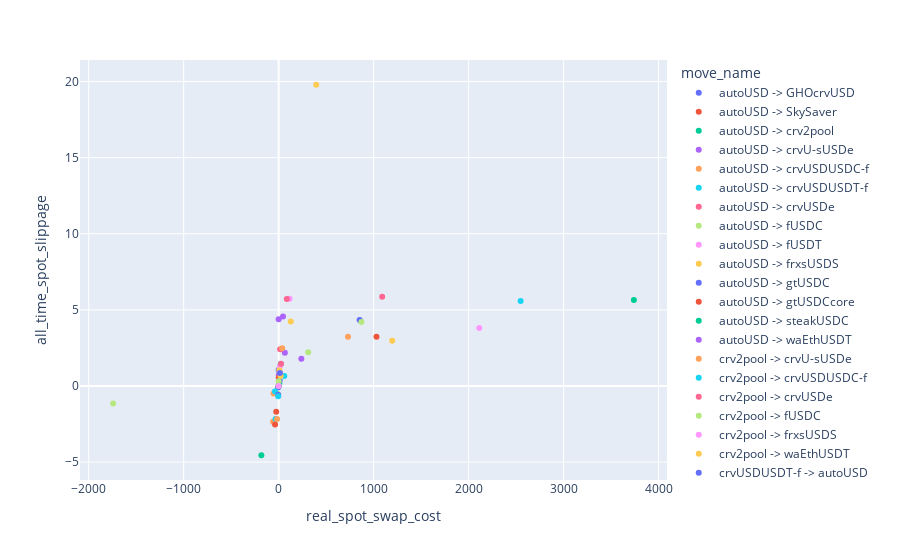

Notebook code cell kept with this figure:
### Code cell
px.scatter(by_move_name, x="real_spot_swap_cost", y="all_time_spot_slippage", color=by_move_name.index)

### Figure 1 — Plotly figure (JSON) as saved in the notebook; plotly's stock layout.template omitted (floating-point values rounded to 4 significant figures)
{"data": [{"hovertemplate": "move_name=autoUSD -> GHOcrvUSD<br>real_spot_swap_cost=%{x}<br>all_time_spot_slippage=%{y}<extra></extra>", "legendgroup": "autoUSD -> GHOcrvUSD", "marker": {"color": "#636efa", "symbol": "circle"}, "mode": "markers", "name": "autoUSD -> GHOcrvUSD", "orientation": "v", "showlegend": true, "type": "scatter", "x": [852.5], "xaxis": "x", "y": [4.332], "yaxis": "y"}, {"hovertemplate": "move_name=autoUSD -> SkySaver<br>real_spot_swap_cost=%{x}<br>all_time_spot_slippage=%{y}<extra></extra>", "legendgroup": "autoUSD -> SkySaver", "marker": {"color": "#EF553B", "symbol": "circle"}, "mode": "markers", "name": "autoUSD -> SkySaver", "orientation": "v", "showlegend": true, "type": "scatter", "x": [1030.0], "xaxis": "x", "y": [3.226], "yaxis": "y"}, {"hovertemplate": "move_name=autoUSD -> crv2pool<br>real_spot_swap_cost=%{x}<br>all_time_spot_slippage=%{y}<extra></extra>", "legendgroup": "autoUSD -> crv2pool", "marker": {"color": "#00cc96", "symbol": "circle"}, "mode": "markers", "name": "autoUSD -> crv2pool", "orientation": "v", "showlegend": true, "type": "scatter", "x": [3740.0], "xaxis": "x", "y": [5.654], "yaxis": "y"}, {"hovertemplate": "move_name=autoUSD -> crvU-sUSDe<br>real_spot_swap_cost=%{x}<br>all_time_spot_slippage=%{y}<extra></extra>", "legendgroup": "autoUSD -> crvU-sUSDe", "marker": {"color": "#ab63fa", "symbol": "circle"}, "mode": "markers", "name": "autoUSD -> crvU-sUSDe", "orientation": "v", "showlegend": true, "type": "scatter", "x": [239.0], "xaxis": "x", "y": [1.782], "yaxis": "y"}, {"hovertemplate": "move_name=autoUSD -> crvUSDUSDC-f<br>real_spot_swap_cost=%{x}<br>all_time_spot_slippage=%{y}<extra></extra>", "legendgroup": "autoUSD -> crvUSDUSDC-f", "marker": {"color": "#FFA15A", "symbol": "circle"}, "mode": "markers", "name": "autoUSD -> crvUSDUSDC-f", "orientation": "v", "showlegend": true, "type": "scatter", "x": [730.4], "xaxis": "x", "y": [3.238], "yaxis": "y"}, {"hovertemplate": "move_name=autoUSD -> crvUSDUSDT-f<br>real_spot_swap_cost=%{x}<br>all_time_spot_slippage=%{y}<extra></extra>", "legendgroup": "autoUSD -> crvUSDUSDT-f", "marker": {"color": "#19d3f3", "symbol": "circle"}, "mode": "markers", "name": "autoUSD -> crvUSDUSDT-f", "orientation": "v", "showlegend": true, "type": "scatter", "x": [2547.0], "xaxis": "x", "y": [5.582], "yaxis": "y"}, {"hovertemplate": "move_name=autoUSD -> crvUSDe<br>real_spot_swap_cost=%{x}<br>all_time_spot_slippage=%{y}<extra></extra>", "legendgroup": "autoUSD -> crvUSDe", "marker": {"color": "#FF6692", "symbol": "circle"}, "mode": "markers", "name": "autoUSD -> crvUSDe", "orientation": "v", "showlegend": true, "type": "scatter", "x": [1090.0], "xaxis": "x", "y": [5.86], "yaxis": "y"}, {"hovertemplate": "move_name=autoUSD -> fUSDC<br>real_spot_swap_cost=%{x}<br>all_time_spot_slippage=%{y}<extra></extra>", "legendgroup": "autoUSD -> fUSDC", "marker": {"color": "#B6E880", "symbol": "circle"}, "mode": "markers", "name": "autoUSD -> fUSDC", "orientation": "v", "showlegend": true, "type": "scatter", "x": [-1743.0], "xaxis": "x", "y": [-1.157], "yaxis": "y"}, {"hovertemplate": "move_name=autoUSD -> fUSDT<br>real_spot_swap_cost=%{x}<br>all_time_spot_slippage=%{y}<extra></extra>", "legendgroup": "autoUSD -> fUSDT", "marker": {"color": "#FF97FF", "symbol": "circle"}, "mode": "markers", "name": "autoUSD -> fUSDT", "orientation": "v", "showlegend": true, "type": "scatter", "x": [2112.0], "xaxis": "x", "y": [3.809], "yaxis": "y"}, {"hovertemplate": "move_name=autoUSD -> frxsUSDS<br>real_spot_swap_cost=%{x}<br>all_time_spot_slippage=%{y}<extra></extra>", "legendgroup": "autoUSD -> frxsUSDS", "marker": {"color": "#FECB52", "symbol": "circle"}, "mode": "markers", "name": "autoUSD -> frxsUSDS", "orientation": "v", "showlegend": true, "type": "scatter", "x": [1195.0], "xaxis": "x", "y": [2.97], "yaxis": "y"}, {"hovertemplate": "move_name=autoUSD -> gtUSDC<br>real_spot_swap_cost=%{x}<br>all_time_spot_slippage=%{y}<extra></extra>", "legendgroup": "autoUSD -> gtUSDC", "marker": {"color": "#636efa", "symbol": "circle"}, "mode": "markers", "name": "autoUSD -> gtUSDC", "orientation": "v", "showlegend": true, "type": "scatter", "x": [-5.802], "xaxis": "x", "y": [-0.1038], "yaxis": "y"}, {"hovertemplate": "move_name=autoUSD -> gtUSDCcore<br>real_spot_swap_cost=%{x}<br>all_time_spot_slippage=%{y}<extra></extra>", "legendgroup": "autoUSD -> gtUSDCcore", "marker": {"color": "#EF553B", "symbol": "circle"}, "mode": "markers", "name": "autoUSD -> gtUSDCcore", "orientation": "v", "showlegend": true, "type": "scatter", "x": [-25.47], "xaxis": "x", "y": [-1.699], "yaxis": "y"}, {"hovertemplate": "move_name=autoUSD -> steakUSDC<br>real_spot_swap_cost=%{x}<br>all_time_spot_slippage=%{y}<extra></extra>", "legendgroup": "autoUSD -> steakUSDC", "marker": {"color": "#00cc96", "symbol": "circle"}, "mode": "markers", "name": "autoUSD -> steakUSDC", "orientation": "v", "showlegend": true, "type": "scatter", "x": [6.971], "xaxis": "x", "y": [0.2008], "yaxis": "y"}, {"hovertemplate": "move_name=autoUSD -> waEthUSDT<br>real_spot_swap_cost=%{x}<br>all_time_spot_slippage=%{y}<extra></extra>", "legendgroup": "autoUSD -> waEthUSDT", "marker": {"color": "#ab63fa", "symbol": "circle"}, "mode": "markers", "name": "autoUSD -> waEthUSDT", "orientation": "v", "showlegend": true, "type": "scatter", "x": [1.584], "xaxis": "x", "y": [0.7259], "yaxis": "y"}, {"hovertemplate": "move_name=crv2pool -> crvU-sUSDe<br>real_spot_swap_cost=%{x}<br>all_time_spot_slippage=%{y}<extra></extra>", "legendgroup": "crv2pool -> crvU-sUSDe", "marker": {"color": "#FFA15A", "symbol": "circle"}, "mode": "markers", "name": "crv2pool -> crvU-sUSDe", "orientation": "v", "showlegend": true, "type": "scatter", "x": [-58.86], "xaxis": "x", "y": [-2.354], "yaxis": "y"}, {"hovertemplate": "move_name=crv2pool -> crvUSDUSDC-f<br>real_spot_swap_cost=%{x}<br>all_time_spot_slippage=%{y}<extra></extra>", "legendgroup": "crv2pool -> crvUSDUSDC-f", "marker": {"color": "#19d3f3", "symbol": "circle"}, "mode": "markers", "name": "crv2pool -> crvUSDUSDC-f", "orientation": "v", "showlegend": true, "type": "scatter", "x": [-32.59], "xaxis": "x", "y": [-2.172], "yaxis": "y"}, {"hovertemplate": "move_name=crv2pool -> crvUSDe<br>real_spot_swap_cost=%{x}<br>all_time_spot_slippage=%{y}<extra></extra>", "legendgroup": "crv2pool -> crvUSDe", "marker": {"color": "#FF6692", "symbol": "circle"}, "mode": "markers", "name": "crv2pool -> crvUSDe", "orientation": "v", "showlegend": true, "type": "scatter", "x": [15.43], "xaxis": "x", "y": [2.409], "yaxis": "y"}, {"hovertemplate": "move_name=crv2pool -> fUSDC<br>real_spot_swap_cost=%{x}<br>all_time_spot_slippage=%{y}<extra></extra>", "legendgroup": "crv2pool -> fUSDC", "marker": {"color": "#B6E880", "symbol": "circle"}, "mode": "markers", "name": "crv2pool -> fUSDC", "orientation": "v", "showlegend": true, "type": "scatter", "x": [-10.07], "xaxis": "x", "y": [-0.5033], "yaxis": "y"}, {"hovertemplate": "move_name=crv2pool -> frxsUSDS<br>real_spot_swap_cost=%{x}<br>all_time_spot_slippage=%{y}<extra></extra>", "legendgroup": "crv2pool -> frxsUSDS", "marker": {"color": "#FF97FF", "symbol": "circle"}, "mode": "markers", "name": "crv2pool -> frxsUSDS", "orientation": "v", "showlegend": true, "type": "scatter", "x": [114.5], "xaxis": "x", "y": [5.725], "yaxis": "y"}, {"hovertemplate": "move_name=crv2pool -> waEthUSDT<br>real_spot_swap_cost=%{x}<br>all_time_spot_slippage=%{y}<extra></extra>", "legendgroup": "crv2pool -> waEthUSDT", "marker": {"color": "#FECB52", "symbol": "circle"}, "mode": "markers", "name": "crv2pool -> waEthUSDT", "orientation": "v", "showlegend": true, "type": "scatter", "x": [395.7], "xaxis": "x", "y": [19.78], "yaxis": "y"}, {"hovertemplate": "move_name=crvUSDUSDT-f -> autoUSD<br>real_spot_swap_cost=%{x}<br>all_time_spot_slippage=%{y}<extra></extra>", "legendgroup": "crvUSDUSDT-f -> autoUSD", "marker": {"color": "#636efa", "symbol": "circle"}, "mode": "markers", "name": "crvUSDUSDT-f -> autoUSD", "orientation": "v", "showlegend": true, "type": "scatter", "x": [0.01055], "xaxis": "x", "y": [1.055], "yaxis": "y"}, {"hovertemplate": "move_name=crvUSDUSDT-f -> crvUSDe<br>real_spot_swap_cost=%{x}<br>all_time_spot_slippage=%{y}<extra></extra>", "legendgroup": "crvUSDUSDT-f -> crvUSDe", "marker": {"color": "#EF553B", "symbol": "circle"}, "mode": "markers", "name": "crvUSDUSDT-f -> crvUSDe", "orientation": "v", "showlegend": true, "type": "scatter", "x": [1.632], "xaxis": "x", "y": [0.5464], "yaxis": "y"}, {"hovertemplate": "move_name=crvUSDUSDT-f -> fUSDC<br>real_spot_swap_cost=%{x}<br>all_time_spot_slippage=%{y}<extra></extra>", "legendgroup": "crvUSDUSDT-f -> fUSDC", "marker": {"color": "#00cc96", "symbol": "circle"}, "mode": "markers", "name": "crvUSDUSDT-f -> fUSDC", "orientation": "v", "showlegend": true, "type": "scatter", "x": [-182.0], "xaxis": "x", "y": [-4.549], "yaxis": "y"}, {"hovertemplate": "move_name=crvUSDe -> crvUSDUSDC-f<br>real_spot_swap_cost=%{x}<br>all_time_spot_slippage=%{y}<extra></extra>", "legendgroup": "crvUSDe -> crvUSDUSDC-f", "marker": {"color": "#ab63fa", "symbol": "circle"}, "mode": "markers", "name": "crvUSDe -> crvUSDUSDC-f", "orientation": "v", "showlegend": true, "type": "scatter", "x": [45.67], "xaxis": "x", "y": [4.567], "yaxis": "y"}, {"hovertemplate": "move_name=crvUSDe -> frxsUSDS<br>real_spot_swap_cost=%{x}<br>all_time_spot_slippage=%{y}<extra></extra>", "legendgroup": "crvUSDe -> frxsUSDS", "marker": {"color": "#FFA15A", "symbol": "circle"}, "mode": "markers", "name": "crvUSDe -> frxsUSDS", "orientation": "v", "showlegend": true, "type": "scatter", "x": [-53.86], "xaxis": "x", "y": [-0.4897], "yaxis": "y"}, {"hovertemplate": "move_name=fUSDC -> GHOcrvUSD<br>real_spot_swap_cost=%{x}<br>all_time_spot_slippage=%{y}<extra></extra>", "legendgroup": "fUSDC -> GHOcrvUSD", "marker": {"color": "#19d3f3", "symbol": "circle"}, "mode": "markers", "name": "fUSDC -> GHOcrvUSD", "orientation": "v", "showlegend": true, "type": "scatter", "x": [59.18], "xaxis": "x", "y": [0.6576], "yaxis": "y"}, {"hovertemplate": "move_name=fUSDC -> crvUSDUSDC-f<br>real_spot_swap_cost=%{x}<br>all_time_spot_slippage=%{y}<extra></extra>", "legendgroup": "fUSDC -> crvUSDUSDC-f", "marker": {"color": "#FF6692", "symbol": "circle"}, "mode": "markers", "name": "fUSDC -> crvUSDUSDC-f", "orientation": "v", "showlegend": true, "type": "scatter", "x": [12.62], "xaxis": "x", "y": [0.8414], "yaxis": "y"}, {"hovertemplate": "move_name=fUSDC -> frxsUSDS<br>real_spot_swap_cost=%{x}<br>all_time_spot_slippage=%{y}<extra></extra>", "legendgroup": "fUSDC -> frxsUSDS", "marker": {"color": "#B6E880", "symbol": "circle"}, "mode": "markers", "name": "fUSDC -> frxsUSDS", "orientation": "v", "showlegend": true, "type": "scatter", "x": [310.8], "xaxis": "x", "y": [2.22], "yaxis": "y"}, {"hovertemplate": "move_name=fUSDC -> gtUSDCcore<br>real_spot_swap_cost=%{x}<br>all_time_spot_slippage=%{y}<extra></extra>", "legendgroup": "fUSDC -> gtUSDCcore", "marker": {"color": "#FF97FF", "symbol": "circle"}, "mode": "markers", "name": "fUSDC -> gtUSDCcore", "orientation": "v", "showlegend": true, "type": "scatter", "x": [0.05684], "xaxis": "x", "y": [0.001411], "yaxis": "y"}, {"hovertemplate": "move_name=fUSDT -> GHOcrvUSD<br>real_spot_swap_cost=%{x}<br>all_time_spot_slippage=%{y}<extra></extra>", "legendgroup": "fUSDT -> GHOcrvUSD", "marker": {"color": "#FECB52", "symbol": "circle"}, "mode": "markers", "name": "fUSDT -> GHOcrvUSD", "orientation": "v", "showlegend": true, "type": "scatter", "x": [127.3], "xaxis": "x", "y": [4.242], "yaxis": "y"}, {"hovertemplate": "move_name=fUSDT -> SkySaver<br>real_spot_swap_cost=%{x}<br>all_time_spot_slippage=%{y}<extra></extra>", "legendgroup": "fUSDT -> SkySaver", "marker": {"color": "#636efa", "symbol": "circle"}, "mode": "markers", "name": "fUSDT -> SkySaver", "orientation": "v", "showlegend": true, "type": "scatter", "x": [10.63], "xaxis": "x", "y": [0.3542], "yaxis": "y"}, {"hovertemplate": "move_name=fUSDT -> crvU-sUSDe<br>real_spot_swap_cost=%{x}<br>all_time_spot_slippage=%{y}<extra></extra>", "legendgroup": "fUSDT -> crvU-sUSDe", "marker": {"color": "#EF553B", "symbol": "circle"}, "mode": "markers", "name": "fUSDT -> crvU-sUSDe", "orientation": "v", "showlegend": true, "type": "scatter", "x": [-37.95], "xaxis": "x", "y": [-2.53], "yaxis": "y"}, {"hovertemplate": "move_name=fUSDT -> crvUSDUSDC-f<br>real_spot_swap_cost=%{x}<br>all_time_spot_slippage=%{y}<extra></extra>", "legendgroup": "fUSDT -> crvUSDUSDC-f", "marker": {"color": "#00cc96", "symbol": "circle"}, "mode": "markers", "name": "fUSDT -> crvUSDUSDC-f", "orientation": "v", "showlegend": true, "type": "scatter", "x": [21.77], "xaxis": "x", "y": [1.451], "yaxis": "y"}, {"hovertemplate": "move_name=fUSDT -> crvUSDUSDT-f<br>real_spot_swap_cost=%{x}<br>all_time_spot_slippage=%{y}<extra></extra>", "legendgroup": "fUSDT -> crvUSDUSDT-f", "marker": {"color": "#ab63fa", "symbol": "circle"}, "mode": "markers", "name": "fUSDT -> crvUSDUSDT-f", "orientation": "v", "showlegend": true, "type": "scatter", "x": [65.49], "xaxis": "x", "y": [2.183], "yaxis": "y"}, {"hovertemplate": "move_name=fUSDT -> fUSDC<br>real_spot_swap_cost=%{x}<br>all_time_spot_slippage=%{y}<extra></extra>", "legendgroup": "fUSDT -> fUSDC", "marker": {"color": "#FFA15A", "symbol": "circle"}, "mode": "markers", "name": "fUSDT -> fUSDC", "orientation": "v", "showlegend": true, "type": "scatter", "x": [37.05], "xaxis": "x", "y": [2.47], "yaxis": "y"}, {"hovertemplate": "move_name=fUSDT -> frxsUSDS<br>real_spot_swap_cost=%{x}<br>all_time_spot_slippage=%{y}<extra></extra>", "legendgroup": "fUSDT -> frxsUSDS", "marker": {"color": "#19d3f3", "symbol": "circle"}, "mode": "markers", "name": "fUSDT -> frxsUSDS", "orientation": "v", "showlegend": true, "type": "scatter", "x": [-39.08], "xaxis": "x", "y": [-0.3565], "yaxis": "y"}, {"hovertemplate": "move_name=fUSDT -> sUSDe/USDC<br>real_spot_swap_cost=%{x}<br>all_time_spot_slippage=%{y}<extra></extra>", "legendgroup": "fUSDT -> sUSDe/USDC", "marker": {"color": "#FF6692", "symbol": "circle"}, "mode": "markers", "name": "fUSDT -> sUSDe/USDC", "orientation": "v", "showlegend": true, "type": "scatter", "x": [85.81], "xaxis": "x", "y": [5.721], "yaxis": "y"}, {"hovertemplate": "move_name=frxsUSDS -> SkySaver<br>real_spot_swap_cost=%{x}<br>all_time_spot_slippage=%{y}<extra></extra>", "legendgroup": "frxsUSDS -> SkySaver", "marker": {"color": "#B6E880", "symbol": "circle"}, "mode": "markers", "name": "frxsUSDS -> SkySaver", "orientation": "v", "showlegend": true, "type": "scatter", "x": [871.5], "xaxis": "x", "y": [4.2], "yaxis": "y"}, {"hovertemplate": "move_name=frxsUSDS -> sUSDEsUSDS<br>real_spot_swap_cost=%{x}<br>all_time_spot_slippage=%{y}<extra></extra>", "legendgroup": "frxsUSDS -> sUSDEsUSDS", "marker": {"color": "#FF97FF", "symbol": "circle"}, "mode": "markers", "name": "frxsUSDS -> sUSDEsUSDS", "orientation": "v", "showlegend": true, "type": "scatter", "x": [12.81], "xaxis": "x", "y": [1.281], "yaxis": "y"}, {"hovertemplate": "move_name=gtUSDC -> GHOcrvUSD<br>real_spot_swap_cost=%{x}<br>all_time_spot_slippage=%{y}<extra></extra>", "legendgroup": "gtUSDC -> GHOcrvUSD", "marker": {"color": "#FECB52", "symbol": "circle"}, "mode": "markers", "name": "gtUSDC -> GHOcrvUSD", "orientation": "v", "showlegend": true, "type": "scatter", "x": [20.31], "xaxis": "x", "y": [0.6536], "yaxis": "y"}, {"hovertemplate": "move_name=gtUSDC -> SkySaver<br>real_spot_swap_cost=%{x}<br>all_time_spot_slippage=%{y}<extra></extra>", "legendgroup": "gtUSDC -> SkySaver", "marker": {"color": "#636efa", "symbol": "circle"}, "mode": "markers", "name": "gtUSDC -> SkySaver", "orientation": "v", "showlegend": true, "type": "scatter", "x": [-4.843], "xaxis": "x", "y": [-0.5698], "yaxis": "y"}, {"hovertemplate": "move_name=gtUSDC -> fUSDC<br>real_spot_swap_cost=%{x}<br>all_time_spot_slippage=%{y}<extra></extra>", "legendgroup": "gtUSDC -> fUSDC", "marker": {"color": "#EF553B", "symbol": "circle"}, "mode": "markers", "name": "gtUSDC -> fUSDC", "orientation": "v", "showlegend": true, "type": "scatter", "x": [0.05008], "xaxis": "x", "y": [0.0035], "yaxis": "y"}, {"hovertemplate": "move_name=gtUSDCcore -> fUSDC<br>real_spot_swap_cost=%{x}<br>all_time_spot_slippage=%{y}<extra></extra>", "legendgroup": "gtUSDCcore -> fUSDC", "marker": {"color": "#00cc96", "symbol": "circle"}, "mode": "markers", "name": "gtUSDCcore -> fUSDC", "orientation": "v", "showlegend": true, "type": "scatter", "x": [0.022], "xaxis": "x", "y": [0.0003979], "yaxis": "y"}, {"hovertemplate": "move_name=sUSDe -> autoUSD<br>real_spot_swap_cost=%{x}<br>all_time_spot_slippage=%{y}<extra></extra>", "legendgroup": "sUSDe -> autoUSD", "marker": {"color": "#ab63fa", "symbol": "circle"}, "mode": "markers", "name": "sUSDe -> autoUSD", "orientation": "v", "showlegend": true, "type": "scatter", "x": [0.04389], "xaxis": "x", "y": [4.386], "yaxis": "y"}, {"hovertemplate": "move_name=sUSDe/USDC -> fUSDC<br>real_spot_swap_cost=%{x}<br>all_time_spot_slippage=%{y}<extra></extra>", "legendgroup": "sUSDe/USDC -> fUSDC", "marker": {"color": "#FFA15A", "symbol": "circle"}, "mode": "markers", "name": "sUSDe/USDC -> fUSDC", "orientation": "v", "showlegend": true, "type": "scatter", "x": [-16.82], "xaxis": "x", "y": [-2.163], "yaxis": "y"}, {"hovertemplate": "move_name=sUSDe/USDC -> frxsUSDS<br>real_spot_swap_cost=%{x}<br>all_time_spot_slippage=%{y}<extra></extra>", "legendgroup": "sUSDe/USDC -> frxsUSDS", "marker": {"color": "#19d3f3", "symbol": "circle"}, "mode": "markers", "name": "sUSDe/USDC -> frxsUSDS", "orientation": "v", "showlegend": true, "type": "scatter", "x": [-4.669], "xaxis": "x", "y": [-0.667], "yaxis": "y"}, {"hovertemplate": "move_name=steakUSDC -> GHOcrvUSD<br>real_spot_swap_cost=%{x}<br>all_time_spot_slippage=%{y}<extra></extra>", "legendgroup": "steakUSDC -> GHOcrvUSD", "marker": {"color": "#FF6692", "symbol": "circle"}, "mode": "markers", "name": "steakUSDC -> GHOcrvUSD", "orientation": "v", "showlegend": true, "type": "scatter", "x": [24.84], "xaxis": "x", "y": [1.461], "yaxis": "y"}, {"hovertemplate": "move_name=steakUSDC -> crvUSDUSDC-f<br>real_spot_swap_cost=%{x}<br>all_time_spot_slippage=%{y}<extra></extra>", "legendgroup": "steakUSDC -> crvUSDUSDC-f", "marker": {"color": "#B6E880", "symbol": "circle"}, "mode": "markers", "name": "steakUSDC -> crvUSDUSDC-f", "orientation": "v", "showlegend": true, "type": "scatter", "x": [0.1651], "xaxis": "x", "y": [0.3035], "yaxis": "y"}, {"hovertemplate": "move_name=steakUSDC -> fUSDC<br>real_spot_swap_cost=%{x}<br>all_time_spot_slippage=%{y}<extra></extra>", "legendgroup": "steakUSDC -> fUSDC", "marker": {"color": "#FF97FF", "symbol": "circle"}, "mode": "markers", "name": "steakUSDC -> fUSDC", "orientation": "v", "showlegend": true, "type": "scatter", "x": [0.0579], "xaxis": "x", "y": [0.00337], "yaxis": "y"}, {"hovertemplate": "move_name=waEthUSDT -> SkySaver<br>real_spot_swap_cost=%{x}<br>all_time_spot_slippage=%{y}<extra></extra>", "legendgroup": "waEthUSDT -> SkySaver", "marker": {"color": "#FECB52", "symbol": "circle"}, "mode": "markers", "name": "waEthUSDT -> SkySaver", "orientation": "v", "showlegend": true, "type": "scatter", "x": [7.286], "xaxis": "x", "y": [1.041], "yaxis": "y"}, {"hovertemplate": "move_name=waEthUSDT -> crvU-sUSDe<br>real_spot_swap_cost=%{x}<br>all_time_spot_slippage=%{y}<extra></extra>", "legendgroup": "waEthUSDT -> crvU-sUSDe", "marker": {"color": "#636efa", "symbol": "circle"}, "mode": "markers", "name": "waEthUSDT -> crvU-sUSDe", "orientation": "v", "showlegend": true, "type": "scatter", "x": [12.89], "xaxis": "x", "y": [0.8476], "yaxis": "y"}], "layout": {"legend": {"title": {"text": "move_name"}, "tracegroupgap": 0}, "margin": {"t": 60}, "xaxis": {"anchor": "y", "domain": [0, 1], "title": {"text": "real_spot_swap_cost"}}, "yaxis": {"anchor": "x", "domain": [0, 1], "title": {"text": "all_time_spot_slippage"}}}}
